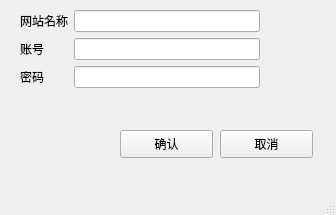
<?xml version="1.0" encoding="UTF-8"?>
<ui version="4.0">
 <class>MainWindow</class>
 <widget class="QMainWindow" name="MainWindow">
  <property name="geometry">
   <rect>
    <x>0</x>
    <y>0</y>
    <width>336</width>
    <height>215</height>
   </rect>
  </property>
  <property name="windowTitle">
   <string>MainWindow</string>
  </property>
  <widget class="QWidget" name="centralwidget">
   <widget class="QPushButton" name="pushButton">
    <property name="geometry">
     <rect>
      <x>120</x>
      <y>130</y>
      <width>93</width>
      <height>28</height>
     </rect>
    </property>
    <property name="text">
     <string>确认</string>
    </property>
   </widget>
   <widget class="QPushButton" name="pushButton_2">
    <property name="geometry">
     <rect>
      <x>220</x>
      <y>130</y>
      <width>93</width>
      <height>28</height>
     </rect>
    </property>
    <property name="text">
     <string>取消</string>
    </property>
   </widget>
   <widget class="QWidget" name="">
    <property name="geometry">
     <rect>
      <x>20</x>
      <y>10</y>
      <width>240</width>
      <height>79</height>
     </rect>
    </property>
    <layout class="QGridLayout" name="gridLayout">
     <item row="0" column="0">
      <widget class="QLabel" name="label">
       <property name="text">
        <string>网站名称</string>
       </property>
      </widget>
     </item>
     <item row="0" column="1">
      <widget class="QLineEdit" name="lineEdit"/>
     </item>
     <item row="1" column="0">
      <widget class="QLabel" name="label_2">
       <property name="text">
        <string>账号</string>
       </property>
      </widget>
     </item>
     <item row="1" column="1">
      <widget class="QLineEdit" name="lineEdit_2"/>
     </item>
     <item row="2" column="0">
      <widget class="QLabel" name="label_3">
       <property name="text">
        <string>密码</string>
       </property>
      </widget>
     </item>
     <item row="2" column="1">
      <widget class="QLineEdit" name="lineEdit_3"/>
     </item>
    </layout>
   </widget>
  </widget>
  <widget class="QMenuBar" name="menubar">
   <property name="geometry">
    <rect>
     <x>0</x>
     <y>0</y>
     <width>336</width>
     <height>26</height>
    </rect>
   </property>
  </widget>
  <widget class="QStatusBar" name="statusbar"/>
 </widget>
 <resources/>
 <connections/>
</ui>
